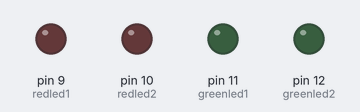
Simulated run of this sketch. Board: Arduino Uno, built with avr-gcc and run on an emulated ATmega328P. Shown: output pins drawn as LEDs (lit = HIGH).

Above: at 0.1 s.
At 0.9 s:
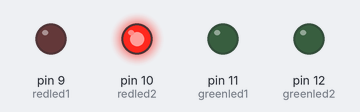
At 1.7 s:
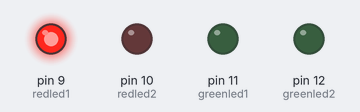
At 3.3 s:
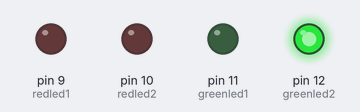
At 4.9 s:
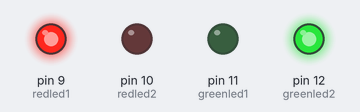
At 6.7 s:
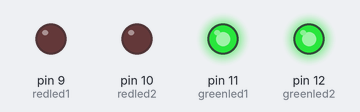
Timing chart, 0 to 7.0 s (numbered marks = the images above):
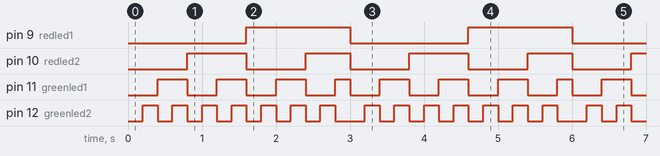

The sketch:

week6_bonus1.ino
```cpp
int redled1 = 9, redled2=10, greenled1 = 11, greenled2 = 12, readpin = A0;

void setup() {
  // put your setup code here, to run once:
  pinMode(redled1,OUTPUT);
  pinMode(redled2,OUTPUT);
  pinMode(greenled1,OUTPUT);
  pinMode(greenled2,OUTPUT);
  pinMode(readpin,INPUT);
  Serial.begin(9600);

}

void setLED(int pattern){
  if (0b0001 & pattern) digitalWrite(greenled2,HIGH); else digitalWrite(greenled2,LOW);
  if (0b0010 & pattern) digitalWrite(greenled1,HIGH); else digitalWrite(greenled1,LOW);
  if (0b0100 & pattern) digitalWrite(redled2,HIGH); else digitalWrite(redled2,LOW);
  if (0b1000 & pattern) digitalWrite(redled1,HIGH); else digitalWrite(redled1,LOW);
  Serial.println();
}

void loop() {
  // put your main code here, to run repeatedly:

  int a = 0b0000;
  for(int i; i < 15; i=i+1){
    setLED(a);
    a=a+1;
    delay(200);
  }
}
```

Measured:
- by itself, pin 9 (redled1): alternates HIGH for 1.4 s and LOW for 1.6 s
- by itself, pin 10 (redled2): repeats every 3.0 s: LOW 0.80 s, HIGH 0.60 s, LOW 0.80 s, HIGH 0.80 s
- by itself, pin 11 (greenled1): repeats every 3.0 s: 2 × (LOW 0.40 s, HIGH 0.40 s), LOW 0.40 s, HIGH 0.20 s, LOW 0.40 s, HIGH 0.40 s
- by itself, pin 12 (greenled2): repeats every 3.0 s: 6 × (LOW 0.20 s, HIGH 0.20 s), LOW 0.40 s, HIGH 0.20 s
